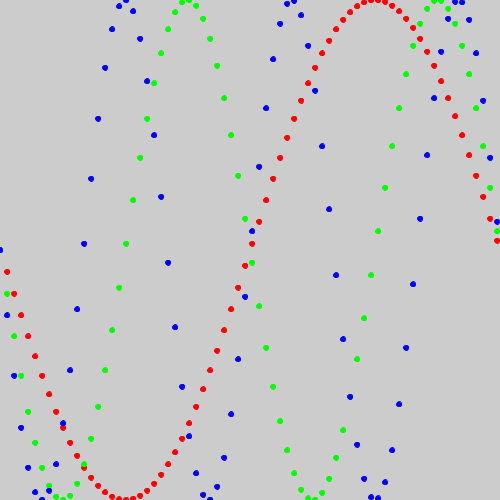
Frame 1 (no input)
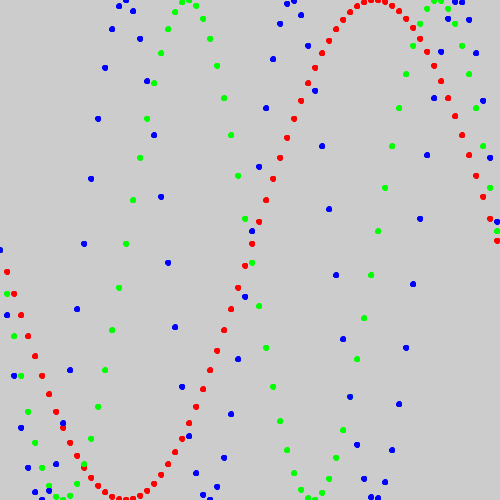
Frame 2 (the mouse pressed at the canvas centre, redrawn once)

The Processing sketch that drew these frames (run headless with seeded random() and noise(); the mouse was pressed at the canvas centre and the sketch redrawn once):

// Processing sketch: sine
// ── sine.pde
final int SAMPLE_RATE = 440;

void setup(){
  size(500,500);
  ellipseMode(CENTER);
  translate(0,250);
  noLoop();
}

color[] cols = {color(255,0,0), color(0,255,0), color(0,0,255)};

void draw(){
  translate(0,250);
  for(int a=0;a<cols.length;a++){
    stroke(cols[a]);
    for(int i=0;i<500;i+=7){
       float x = 1./(500);
       float pitch = 1+a;
       float hz = 440* pitch;
       float y = sin(2*PI*x*i*hz/SAMPLE_RATE);
       float yscale = 250;
       fill(cols[a]);
       ellipse(i,y*yscale,5,5);
    }
  }
}
